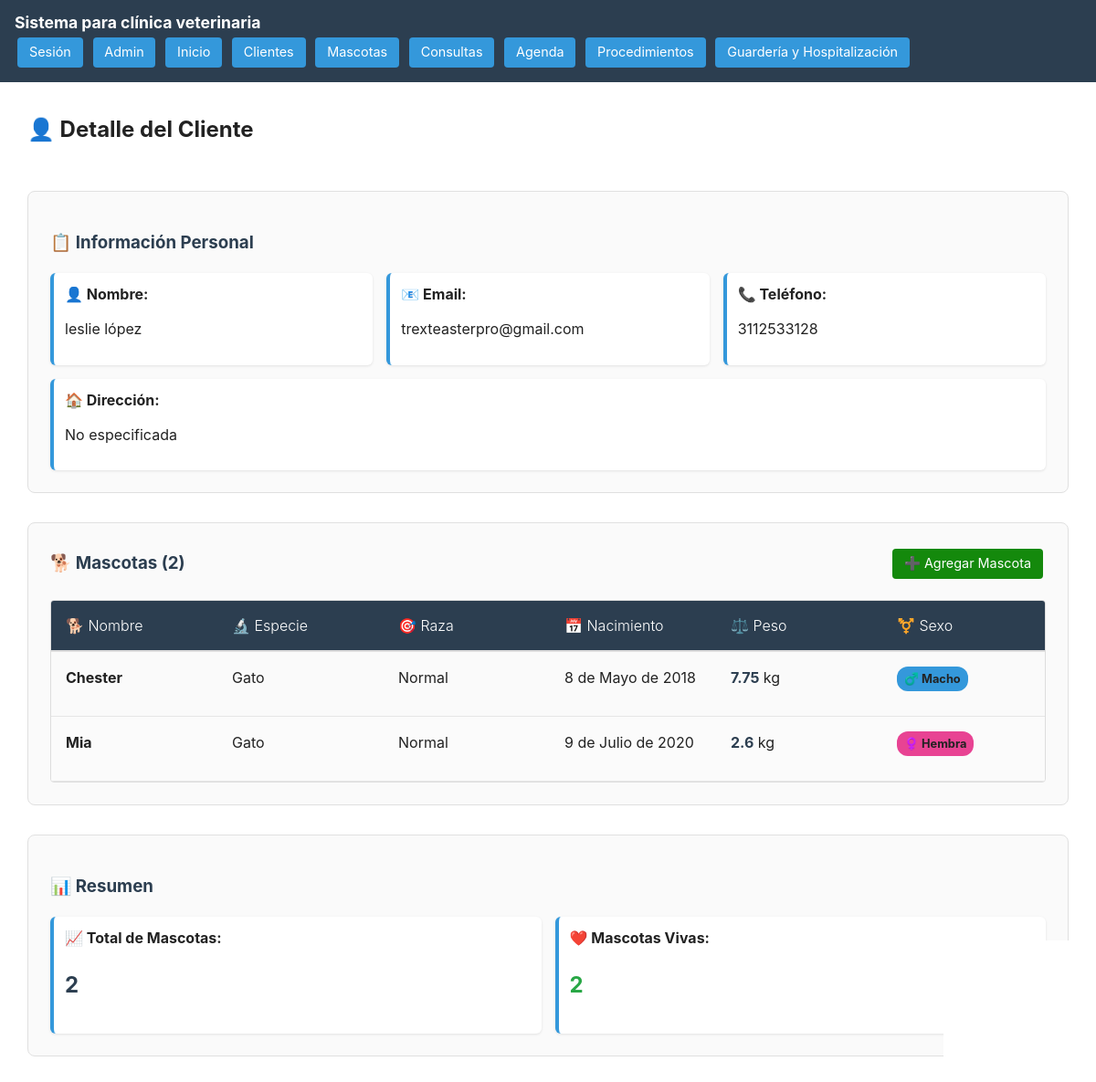
The app's page /cliente/1/ (signed in), older data.
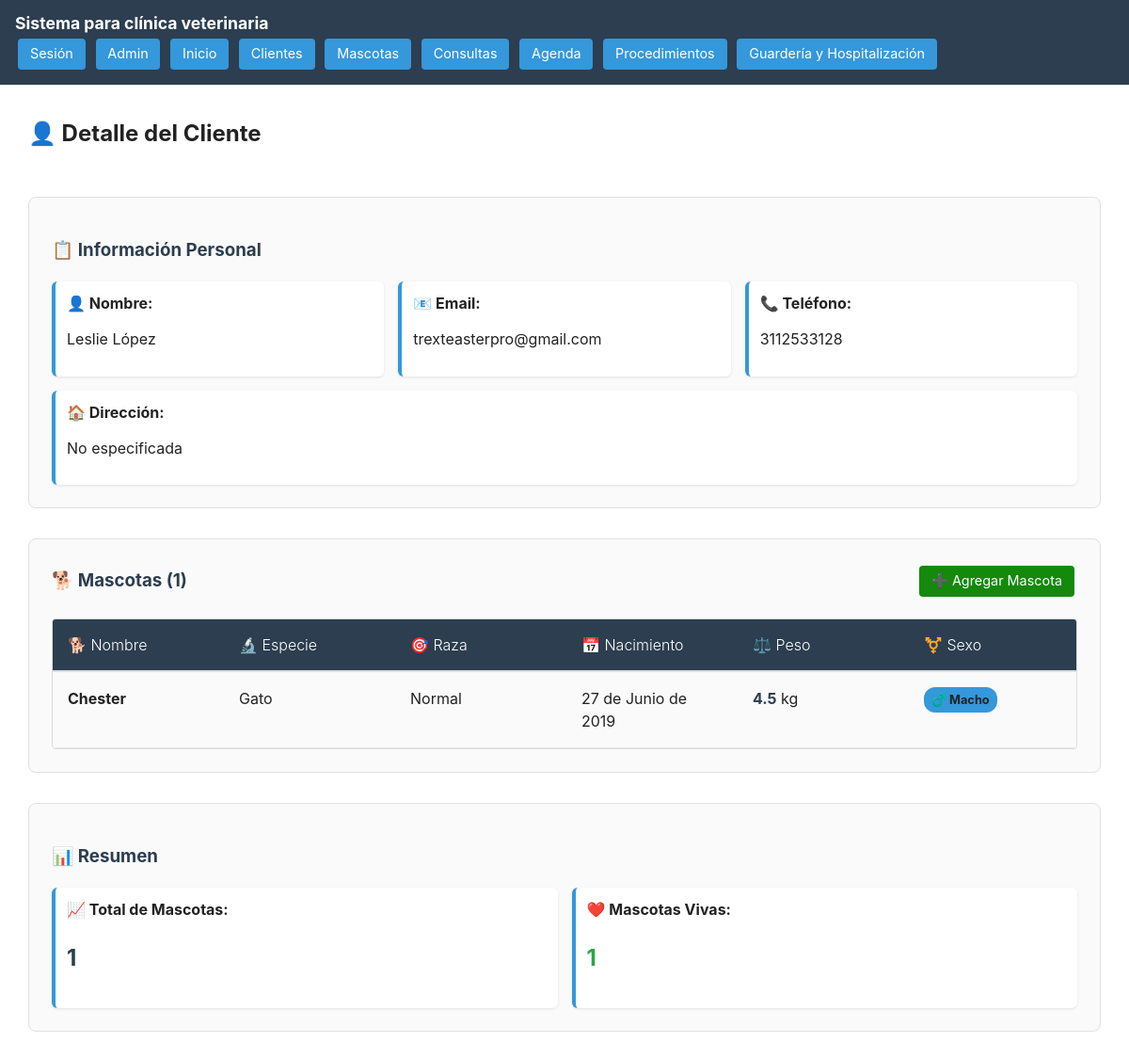
The same page, newer data.
### ClientesMascotas/models.py (models this page shows)
class Clientes(models.Model):
    nombre = models.CharField(max_length=255)
    email = models.EmailField(unique=True, blank = True)
    telefono = models.CharField(max_length=20, unique = True)
    direccion = models.TextField(blank=True)

class Mascotas(models.Model):
    SEXOS = [
        ('macho', 'macho'),
        ('hembra', 'hembra'),
    ]
    cliente = models.ForeignKey(Clientes, on_delete=models.CASCADE)
    nombre = models.CharField(max_length=255)
    especie = models.CharField(max_length=255)
    raza = models.CharField(max_length=255)
    fechaNacimiento = models.DateField()
    peso = models.FloatField()
    vacunas = models.TextField(blank=True)
    ultimaDesparasitacion = models.DateField(blank= True, null=True)
    ultimoDesparasitante = models.TextField(blank=True)
    alergias = models.TextField(blank=True)
    vive = models.BooleanField(default=True)
    sexo = models.CharField(
        max_length=20,
        choices=SEXOS,
        default='macho'  # puedes poner un valor por defecto si quieres
    )
    alimento = models.TextField(blank = True)

### ClientesMascotas/views.py (the view)
# urls.py: path('cliente/<int:cliente_id>/', views.detalle_cliente, name='detalle_cliente'),
@login_required
def detalle_cliente(request, cliente_id):
    cliente = get_object_or_404(Clientes, id=cliente_id)
    mascotas = Mascotas.objects.filter(cliente=cliente).order_by('nombre')
    mascotasVivas = Mascotas.objects.filter(cliente=cliente, vive = True).count()
    context = {
        'cliente': cliente,
        'mascotas': mascotas,
        'mascotasVivas': mascotasVivas
    }
    return render(request, 'clientesMascotas/Clientes/detalleCliente.html', context)

### templates/clientesMascotas/Clientes/detalleCliente.html (shortened to what this page needs)
{% extends 'base.html' %}
{% load static %}
{% block content %}
<section class="container">
    <div class="header-actions">
        <h2>👤 Detalle del Cliente</h2>
    </div>
    <div class="form-section">
        <h3 style="color: var(--brand-bg); margin-bottom: 20px;">📋 Información Personal</h3>
        <div class="info-grid">
            <div class="info-item">
                <strong>👤 Nombre:</strong>
                <p>{{ cliente.nombre }}</p>
            </div>
            <div class="info-item">
                <strong>📧 Email:</strong>
                <p>{{ cliente.email|default:"No especificado" }}</p>
            </div>
            <div class="info-item">
                <strong>📞 Teléfono:</strong>
                <p>{{ cliente.telefono|default:"No especificado" }}</p>
            </div>
            <div class="info-item full-width">
                <strong>🏠 Dirección:</strong>
                <p>{{ cliente.direccion|default:"No especificada"|linebreaks }}</p>
            </div>
        </div>
    </div>
    <div class="form-section">
        <div style="display: flex; justify-content: space-between; align-items: center; margin-bottom: 20px;">
            <h3 style="color: var(--brand-bg); margin: 0;">🐕 Mascotas ({{ mascotas|length }})</h3>
            <a href="{% url 'agregar_mascota' %}?cliente_id={{ cliente.id }}" class="btn-agregar">
                ➕ Agregar Mascota
            </a>
        </div>
        {% if mascotas %}
        <div class="custom-table-container">
            <table class="custom-table">
                <thead>
                    <tr>
                        <th>🐕 Nombre</th>
                        <th>🔬 Especie</th>
                        <th>🎯 Raza</th>
                        <th>📅 Nacimiento</th>
                        <th>⚖️ Peso</th>
                        <th>⚧️ Sexo</th>
                    </tr>
                </thead>
                <tbody>
                    {% for mascota in mascotas %}
                    <tr>
                        <td>
                            <strong>{{ mascota.nombre }}</strong>
                        </td>
                        <td>{{ mascota.especie|default:"-" }}</td>
                        <td>{{ mascota.raza|default:"-" }}</td>
                        <td>{{ mascota.fechaNacimiento }}</td>
                        <td>
                            <span class="weight-value">{{ mascota.peso|default:"0" }}</span> kg
                        </td>
                        <td>
                            {% if mascota.sexo == 'macho' %}
                                <span class="badge" style="background: #3498db;">♂️ Macho</span>
                            {% else %}
                                <span class="badge" style="background: #e84393;">♀️ Hembra</span>
                            {% endif %}
                        </td>
                    </tr>
                    {% endfor %}
                </tbody>
            </table>
        </div>
        {% else %}
        <div class="no-data">
            <p>📝 Este cliente no tiene mascotas registradas.</p>
        </div>
        {% endif %}
    </div>
    <div class="form-section">
        <h3 style="color: var(--brand-bg); margin-bottom: 20px;">📊 Resumen</h3>
        <div class="info-grid compact">
            <div class="info-item">
                <strong>📈 Total de Mascotas:</strong>
                <p style="font-size: 1.5em; font-weight: bold; color: var(--brand-bg);">
                    {{ mascotas|length }}
                </p>
            </div>
            <div class="info-item">
                <strong>❤️ Mascotas Vivas:</strong>
                <p style="font-size: 1.5em; font-weight: bold; color: var(--success-color);">
                    {{ mascotasVivas|default:0 }}
                </p>
            </div>
        </div>
    </div>
</section>
{% endblock %}

### templates/base.html (shortened to what this page needs)
<!DOCTYPE html>
<html>
<head>
    {% load static %}
    <link rel="stylesheet" href="{% static 'styles/main.css' %}">
</head>
<body>
    <header class="navbar">
        <div class="brand">
            <h1>{% block header %}Sistema para clínica veterinaria{% endblock %}</h1>
        </div>
        <nav>
            <a href="{% url 'login' %}" class="btn-home">Sesión</a>
            <a href="/admin/login/" class="btn-home">Admin</a>
            <a href="{% url 'index' %}" class="btn-home">Inicio</a>
            <a href="{% url 'indexCliente' %}" class="btn-home">Clientes</a>
            <a href="{% url 'indexMascota' %}" class="btn-home">Mascotas</a>
            <a href="{% url 'index-consultas' %}" class="btn-home">Consultas</a>
            <a href="{% url 'index-agenda' %}" class="btn-home">Agenda</a>
            <a href="{% url 'index-procedimientos' %}" class="btn-home">Procedimientos</a>
            <a href="{% url 'index-guarderia-hospitalizacion' %}" class="btn-home">Guardería y Hospitalización</a>
        </nav>
    </header>
    <main>
        {% block content %}{% endblock %}
    </main>
</body>
</html>

### static/styles/main.css (style rules this page uses)
:root { --brand-bg: #2c3e50; --btn-bg: #3498db; --btn-bg-hover: #2980b9; --text-on-brand: #ffffff; --btn-agr: #14890c; --btn-agr-hover: #0fda15; --btn-regresar: #e67e22; --btn-regresar-hover: #a85904; --form-bg: #fafafa; --form-border: #e0e0e0; --error-color: #d9534f; --success-color: #28a745; }
body { margin: 0; font-family: -apple-system, BlinkMacSystemFont, 'Segoe UI', Roboto, 'Helvetica Neue', Arial; line-height: 1.4; color: #222; }
.navbar { display: flex; align-items: center; justify-content: space-between; padding: 0.8rem 1rem; background: var(--brand-bg); color: var(--text-on-brand); flex-wrap: wrap; }
.brand h1 { margin: 0; font-size: 1.1rem; color: var(--text-on-brand); }
.btn-home, .btn-agregar, .btn-regresar { display: inline-block; padding: 0.4rem 0.8rem; color: white; text-decoration: none; border-radius: 4px; margin: 0.2rem; border: none; cursor: pointer; font-size: 0.9rem; }
.btn-home { background: var(--btn-bg); }
.btn-agregar { background: var(--btn-agr); }
.form-section { margin-bottom: 2rem; padding: 1.5rem; border: 1px solid var(--form-border); border-radius: 8px; background: var(--form-bg); }
.full-width { grid-column: 1 / -1; }
.custom-table-container { overflow-x: auto; border: 1px solid #ddd; border-radius: 4px; margin-top: 1rem; }
.custom-table { width: 100%; border-collapse: collapse; table-layout: auto; }
.custom-table thead th { text-align: left; padding: 1rem 1rem; background: var(--brand-bg); color: var(--text-on-brand); font-weight: 300; border-bottom: 2px solid #ddd; white-space: normal; word-wrap: break-word; word-break: break-word; }
.custom-table tbody td { padding: 1rem 1rem; border-bottom: 1px solid #e6e6e6; vertical-align: top; word-wrap: break-word; word-break: break-word; line-height: 1.5; min-width: 150px; }
.weight-value { font-weight: bold; color: var(--brand-bg); }
.header-actions { display: flex; justify-content: space-between; align-items: center; margin-bottom: 30px; flex-wrap: wrap; gap: 15px; }
.info-grid { display: grid; grid-template-columns: repeat(auto-fit, minmax(300px, 1fr)); gap: 15px; margin-top: 15px; }
.info-grid.compact { grid-template-columns: repeat(auto-fit, minmax(200px, 1fr)); }
.info-item { padding: 12px; background: white; border-radius: 6px; border-left: 4px solid var(--btn-bg); box-shadow: 0 1px 3px rgba(0,0,0,0.1); }
.info-item.full-width { grid-column: 1 / -1; }
.badge { display: inline-block; padding: 4px 8px; border-radius: 12px; font-size: 0.8rem; font-weight: bold; }
.container { padding: 1rem; max-width: 100%; margin: 0 auto; }
@media (min-width: 1200px) { .container { max-width: 1140px; } }

Row changes from the older to the newer data that the page shows:
removed Mascotas: nombre "Mia", especie "Gato", raza "Normal", fechaNacimiento "9 de Julio de 2020", peso "2.6", sexo "♀️ Hembra"
changed Clientes "trexteasterpro@gmail.com": nombre "leslie lópez" → "Leslie López"
changed Mascotas "Chester": fechaNacimiento "8 de Mayo de 2018" → "27 de Junio de 2019"; peso "7.75" → "4.5"
Text that changed along with them:
{{ mascotas|length }}: "2" → "1"
{{ mascotasVivas|default:0 }}: "2" → "1"
